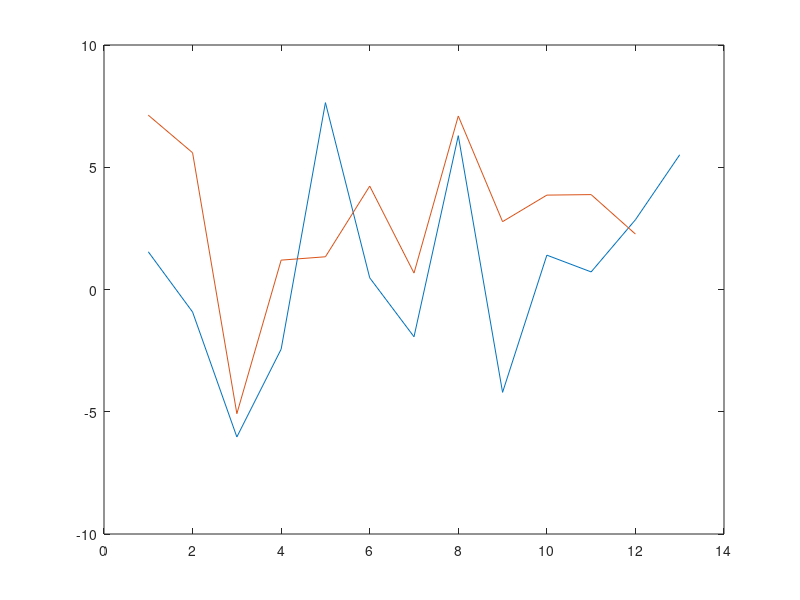

This chart was generated by the following MATLAB code: (Note: this script raises an error after producing the figure.)
CON_retention_scores_8h_b5 = [1.644102377,-1.277874885,-6.432599296,-3.083682593,1.852624018,-2.195339873,-3.343612902,-0.491882395,-1.093375708,-3.432207441,-1.275590776,-0.91707894,2.550306001];
EXE_retention_scores_8h_b5 = [3.661700467,5.349308459,-10.14627376,-2.975886839,-5.113791017,-3.844219208,-5.282443917,0.483471026,-3.009656294,-0.705809617,-4.106119571,-1.439179476];
retention_scores_8h_b5 = [CON_retention_scores_8h_b5,EXE_retention_scores_8h_b5];
%figure;
%plot(CON_retention_scores_8h_b5);
%hold on;
%plot(EXE_retention_scores_8h_b5);
CON_retention_scores_24h_8h = [-0.101694619,0.3575334033,0.4012212185,0.6439789717,5.789857737,2.673458102,1.410819818,6.783352486,-3.112821218,4.837110682,1.994754865,3.770115166,2.959655336];
EXE_retention_scores_24h_8h = [3.468671893,0.2445488731,5.068060989,4.177349331,6.452520528,8.07372745,5.95382816,6.612885655,5.78471537,4.566484369,7.987433886,3.706629006];
retention_scores_24h_8h = [CON_retention_scores_24h_8h,EXE_retention_scores_24h_8h];
figure;
plot(CON_retention_scores_24h_8h+CON_retention_scores_8h_b5);
hold on;
plot(EXE_retention_scores_24h_8h+EXE_retention_scores_8h_b5);

A = hdf5read('Layer3_90min.h5','/home/features'); %Layer3.h5 for topographical maps, Layer3_90min.h5 for TF maps
A = permute(A,[2 1]);
A = reshape(A,7500,25,8); %2500 for Topographical Maps, 7500 for TF maps
feats = squeeze(mean(A,1));
feats_CON = feats(1:13,:);
feats_EXE = feats(14:end,:);
feats_with_bias = [ones(25,1),feats];
b = regress(retention_scores_24h_8h',feats_with_bias);
corrScores = zeros(8,1);
corr_pVal = zeros(8,1);
for i=1:8
    [R,p] = corrcoef(feats(:,i),retention_scores_8h_b5);
    corrScores(i) = R(2,1);
    corr_pVal(i) = p(2,1);
end
disp('Step Wise Fit for Retention Scores 24h - 8h');
[B,SE,PVAL,INMODEL,STATS,NEXTSTEP,HISTORY] = stepwisefit(feats,retention_scores_24h_8h');
disp('Step Wise Fit for Retention Scores 8h - Baseline');
[B,SE,PVAL,INMODEL,STATS,NEXTSTEP,HISTORY] = stepwisefit(feats,retention_scores_8h_b5');
disp('Step Wise Fit for Retention Scores 24h - Baseline');
[B,SE,PVAL,INMODEL,STATS,NEXTSTEP,HISTORY] = stepwisefit(feats,(retention_scores_24h_8h+retention_scores_8h_b5)');

figure;
% scatter plot for both CON and EXE
scatter(feats(:,8),retention_scores_24h_8h,200,'filled','HandleVisibility','off'); hold on
% fit a line for all subjects
model= fitlm(feats(:,8),retention_scores_24h_8h); 
P_c = model.Coefficients.Estimate;
x_scal = (min(feats(:,8))-0.05:(max(feats(:,8))-min(feats(:,8))+0.1)/100:max(feats(:,8))+0.05); y_scal = P_c(1) + P_c(2)*x_scal;
plot(x_scal,y_scal,'k--','linewidth',3)
% fit a line for CON subjects
%model= fitlm(feats_CON(:,8),CON_retention_scores_24h_8h); 
%P_c = model.Coefficients.Estimate;
%x_scal = (min(feats_CON(:,8))-0.1:(max(feats_CON(:,8))-min(feats_CON(:,8))+0.2)/100:max(feats_CON(:,8))+0.1); y_scal = P_c(1) + P_c(2)*x_scal;
%plot(x_scal,y_scal,'b--','linewidth',3)
% fit a line for EXE subjects
%model= fitlm(feats_EXE(:,8),EXE_retention_scores_24h_8h); 
%P_c = model.Coefficients.Estimate;
%x_scal = (min(feats_EXE(:,8))-0.1:(max(feats_EXE(:,8))-min(feats_EXE(:,8))+0.2)/100:max(feats_EXE(:,8))+0.1); y_scal = P_c(1) + P_c(2)*x_scal;
%plot(x_scal,y_scal,'r--','linewidth',3)

xlabel('Extracted Feature #8');
ylabel('Retention Motor Score Improvement (24hr - 8hr)');
title('Scatter plot of Retention Motor Scores (24hr - 8hr) vs Extracted feature #8');
legend('Linear fit for all subjects','Linear fit for Control group','Linear fit for Exercise group');